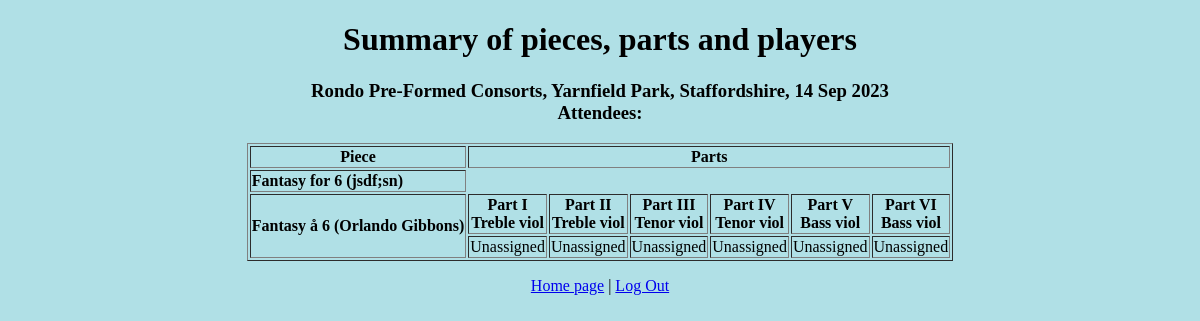
The app's page /music/events/1/, older data.
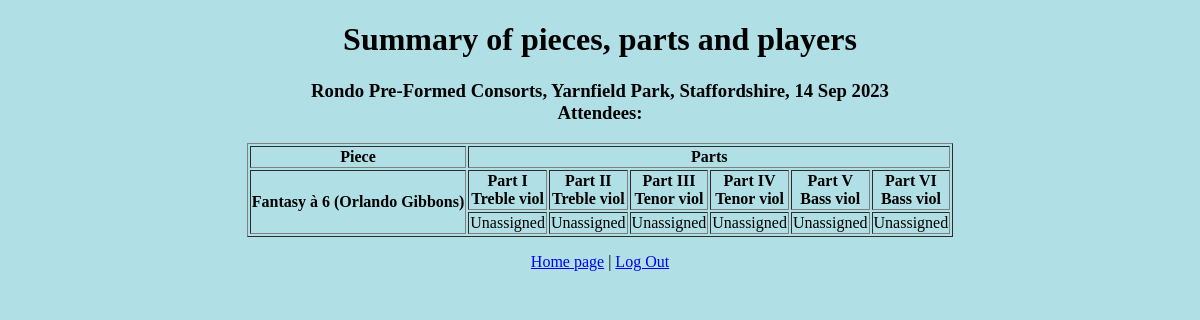
The same page, newer data.
### music/models.py (models this page shows, shortened)
class Event(models.Model):
	event_name = models.CharField(max_length=250)
	location = models.CharField(max_length=200, blank=True)
	date = models.DateField()
	attendees = models.ManyToManyField(User,  blank=True,)
	notes = models.CharField(max_length=1000, blank=True)

class Piece(models.Model):
	event = models.ForeignKey(Event , null=True, blank=True, on_delete=models.CASCADE)
	piece_name = models.CharField(max_length=200, blank=True)
	composer = models.CharField(max_length=200, blank=True)
	source = models.CharField(max_length=200, blank=True)
	number_of_parts = models.IntegerField(default=0)
	chosen_by = models.CharField(max_length=50, blank=True)
	notes = models.CharField(max_length=1000, blank=True)

class Part(models.Model):
	piece = models.ForeignKey(Piece , null=True, on_delete=models.CASCADE)
	order = models.IntegerField(default = 0, blank=True)
	part_name = models.CharField(max_length=200, null=True, blank=True)
	instrument = models.ForeignKey(Instrument, on_delete=models.CASCADE,  null=True, blank=True)
	player = models.ForeignKey(User, on_delete=models.CASCADE, default="Unassigned", null=True, blank=True)

class Instrument(models.Model):
	instrument_name = models.CharField(max_length=100)

### music/views.py (the view)
# urls.py: path("music/events/<int:pk>/", views.event_detail, name="event_detail"),
def event_detail(request, pk):
	event = get_object_or_404(Event, pk=pk)
	request.session['event'] = pk
	return render(request, "music/event_detail.html", {"event": event})

### music/templates/music/event_detail.html (shortened to what this page needs)
{% extends "base.html" %}
{% block content %}
<center><h1>Summary of pieces, parts and players</h1>
<h3>{{event.event_name}}, {{event.location}}, {{event.date|date:"d M Y"}}<br>
Attendees:
</h3>
{% if event.piece_set.all == NULL %}
No pieces available yet.
{% else %}
<table border>
<tr>
	<th>Piece</th><th colspan=6>Parts</th>
</tr>
{% for piece in event.piece_set.all %}
<tr>
	<th rowspan='2' align='left'>
		{% if user in event.attendees.all %}
			<a href="/pieces/{{piece.id}}/">{{piece.piece_name}} ({{piece.composer}})</a>
		{% else %}
			{{piece.piece_name}} ({{piece.composer}})
		{% endif %}
	</th>
	{% for part in piece.part_set.all|dictsort:"order" %}
	<th>
		{{part.part_name}}<br>{{part.instrument.instrument_name}}
	</th>
	{% endfor %}
</tr>
<tr>
	{% for part in piece.part_set.all %}
	<td>
	{% if part.player.first_name %}
		{{part.player.first_name}}
	{% else %}
		Unassigned
	{% endif %}
	</td>
	{% endfor %}
</tr>
{% endfor %}
</table>
<p>
<a href ="{% url 'index' %}">Home page</a>  |
<a href="{% url 'logout' %}">Log Out</a>
</center>
{% endif %}
{% endblock %}

### music/templates/base.html (shortened to what this page needs)
<!DOCTYPE html>
<html lang="en">
  <head>
  </head>
  <body style="background-color:powderblue;">
    {% block content %}
    {% endblock %}
  </body>
</html>

Row changes from the older to the newer data that the page shows:
removed Piece: piece_name "Fantasy for 6", composer "jsdf;sn"
changed Piece "Orlando Gibbons": piece_name "Fantasy å 6" → "Fantasy à 6"
